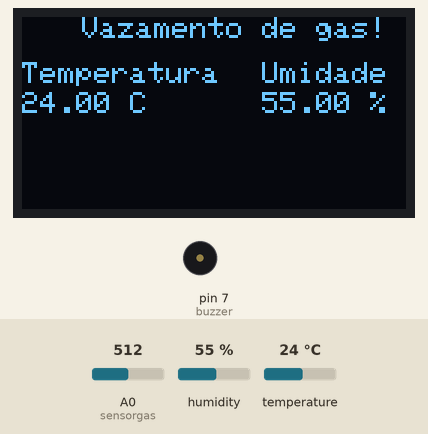
Simulated run of this sketch. Board: Arduino Uno, built with avr-gcc and run on an emulated ATmega328P. Shown: 128×64 one-colour display, buzzer (waves = sounding, pin HIGH). Inputs (shaded band) come from the test bench; at power-on: A0 (sensorgas) = 512, humidity 55 %, temperature 24 °C. The modem accepts every AT command (registered, SIM ready, sends succeed) and sends nothing else.

Above: at 9.0 s.
9.1 s: A0 (sensorgas) set to 397
15.8 s: A0 (sensorgas) set to 368
At 16.7 s:
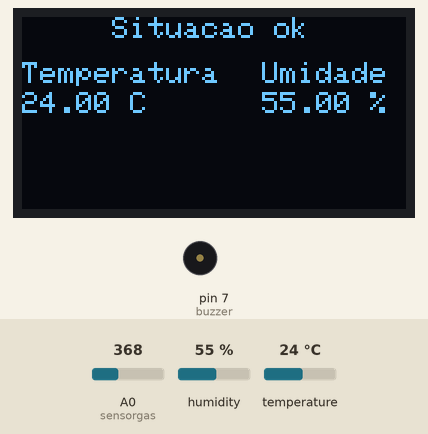
19.0 s: humidity set to 22 %
At 20.5 s:
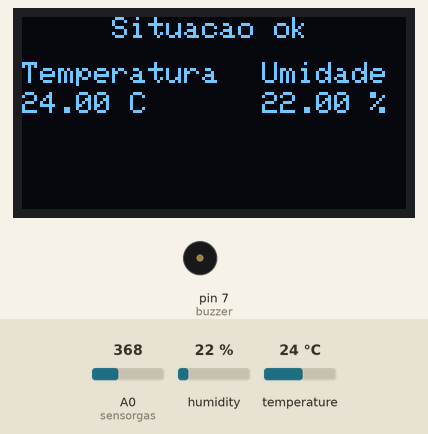
22.2 s: A0 (sensorgas) set to 390
At 25.7 s:
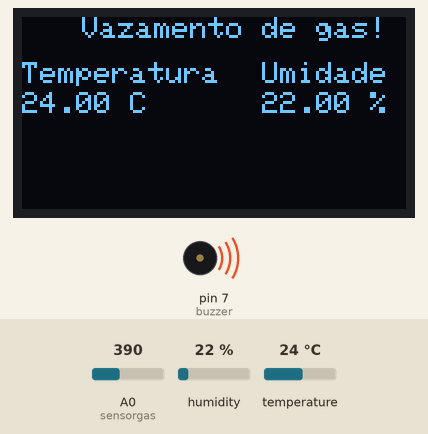
28.7 s: temperature set to 12 °C
At 31.9 s:
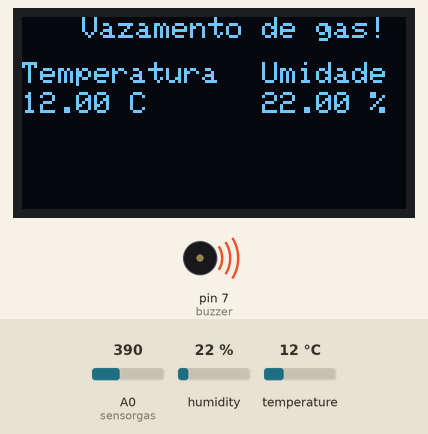
35.4 s: humidity set to 40 %
At 37.4 s:
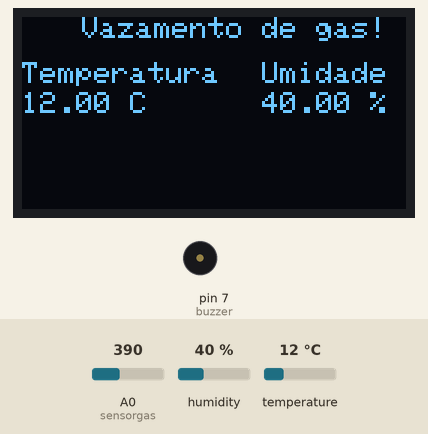
Timing chart, 0 to 40.5 s (numbered marks = the images above; inputs shaded):
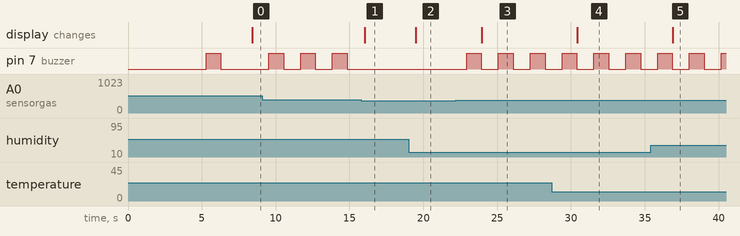

Measured:
- the behaviour switches between 381 and 380 on A0 (sensorgas) (found by bisection; images 0 and 1)
- after the input at 15.8 s, pin 7 (buzzer): stays LOW (without the input it goes to HIGH after 0.20 s); the display: changes after 0.23 s (image 1)
- after the input at 19.0 s, the display: changes after 0.49 s (image 2)
- after the input at 22.2 s, pin 7 (buzzer): alternates HIGH for 1.0 s and LOW for 1.2 s, starting after 0.73 s; the display: changes after 1.8 s (image 3)
- after the input at 28.7 s, the display: changes after 1.7 s (image 4)
- after the input at 35.4 s, the display: changes after 1.5 s (image 5)
- by itself, pin 7 (buzzer): alternates HIGH for 1.0 s and LOW for 1.2 s

The sketch:

sensoresdisplaysms.ino
```cpp
/*         OLED
SCL -------------- A5
SCA -------------- A4
VDD -------------- 5V
GND -------------- GND*/

#include <Adafruit_GFX.h>
#include <Adafruit_SSD1306.h>

#define OLED_Address 0x3C
#define OLED_RESET 4
Adafruit_SSD1306 display(OLED_RESET);

/*   MQ 2 sensor de gás
a0 -------- A0
gnd ------- GND
VCC -------- 5V
 */

int sensorgas = A0;//sensor de gás no pino a0
int buzzer = 7; //buzzer no pino d2
int maxgas = 380;//valor max de gás normal

//dht 11

#include <dht.h>
#define dht_dpin A1 //Pino DATA do Sensor ligado na porta Analogica A1
dht DHT; //Inicializa o sensor


//SIM 800L
#include <SoftwareSerial.h>
SoftwareSerial SIM800L(3, 4); // RX | TX
// Connect the SIM800L TX to Arduino pin 2 RX.
// Connect the SIM800L RX to Arduino pin 3 TX.

int smsenviado = 0; //para enviar sms só uma vez

void setup() {

  display.begin(SSD1306_SWITCHCAPVCC, OLED_Address);
  display.clearDisplay();
  display.display();
  delay(50);


pinMode(sensorgas, INPUT);
pinMode(buzzer, OUTPUT);

 SIM800L.begin(9600);
 delay(1000);
 SIM800L.write("AT+CMGF=1\r\n");
 delay(1000);
 SIM800L.write("AT+CMGS=\"219********\"\r\n"); //mudar * por um número de telefone existente
 delay(1000);
 SIM800L.write("Sistema em funcionamento");
 delay(1000);
 SIM800L.write((char)26);
 delay(1000);

}

void loop() {

 int leituragas = analogRead(sensorgas);

 delay(100);

//exibindo temperatura e umidade vindas do sensor dht 11
DHT.read11(dht_dpin); //Lê as informações do sensor
display.setTextSize(1);
display.setTextColor(WHITE);


display.setCursor(0,15);
display.print("Temperatura ");
display.setCursor(0,25);
display.print(DHT.temperature);
display.print(" C");

display.setCursor(80,15);
display.println("Umidade");
display.setCursor(80,25);
display.print(DHT.humidity);
display.println(" %");

 if (leituragas > maxgas){
 digitalWrite(buzzer, HIGH);
 delay(1000);
 digitalWrite(buzzer, LOW);

 //exibindo situação do gás no display
 display.setTextSize(1);
 display.setTextColor(WHITE);
 display.setCursor(20,0);
 display.print("Vazamento de gas!");

  if (smsenviado==0){
  enviaSMS();
  smsenviado=1;
 }

  }


 else {
  digitalWrite(buzzer, LOW);

 display.setTextSize(1);
 display.setTextColor(WHITE);
 display.setCursor(30,0);
 display.print("Situacao ok");

 }

display.display();
delay(1000);
display.clearDisplay();


 }

void enviaSMS(){ //para enviar sms só 1 vez quando houver vazamento

  SIM800L.write("AT+CMGF=1\r\n");
  delay(500);

  //Serial.println("SIM800L Definir SMS para o número do destino");
  SIM800L.write("AT+CMGS=\"219********\"\r\n"); //mudar * por um número de telefone existente
  delay(500);

  //Serial.println("SIM800L Send SMS content");
  SIM800L.write("Vazamento de gas detectado no laboratorio!");
  delay(500);
  //Serial.println("Enviar Char Ctrl + Z / ESC para sair do menu SMS");
  SIM800L.write((char)26);
  delay(500);


}
```
